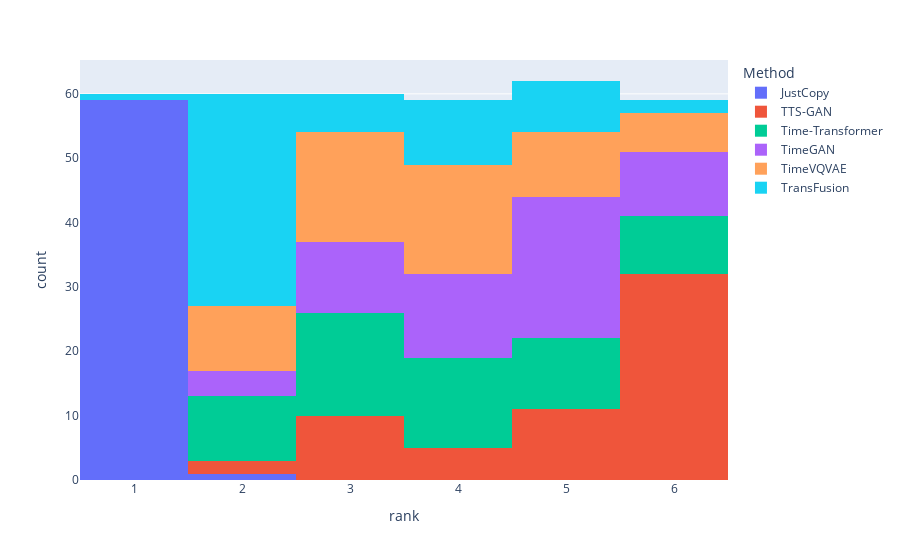

Notebook code cell kept with this figure:
### Code cell
just_ranks = df_all.unstack(level=1).rank().transpose().reset_index(drop=True)
import plotly.express as px

rank_histogram = px.histogram(just_ranks, nbins=6, labels={'value':'rank'})
rank_histogram

### Figure 1 — Plotly figure (JSON) as saved in the notebook; plotly's stock layout.template omitted (floating-point values rounded to 4 significant figures)
{"data": [{"alignmentgroup": "True", "bingroup": "x", "hovertemplate": "Method=JustCopy<br>rank=%{x}<br>count=%{y}<extra></extra>", "legendgroup": "JustCopy", "marker": {"color": "#636efa", "pattern": {"shape": ""}}, "name": "JustCopy", "nbinsx": 6, "offsetgroup": "JustCopy", "orientation": "v", "showlegend": true, "type": "histogram", "x": [1, 1, 2, 1, 1, 1, 1, 1, 1, 1, 1, 1, 1, 1, 1, 1, 1, 1, 1, 1, 1, 1, 1, 1, 1, 1, 1, 1, 1, 1, 1, 1, 1, 1, 1, 1, 1, 1, 1, 1, 1, 1, 1, 1, 1, 1, 1, 1, 1, 1, 1, 1, 1, 1, 1, 1, 1, 1, 1, 1], "xaxis": "x", "yaxis": "y"}, {"alignmentgroup": "True", "bingroup": "x", "hovertemplate": "Method=TTS-GAN<br>rank=%{x}<br>count=%{y}<extra></extra>", "legendgroup": "TTS-GAN", "marker": {"color": "#EF553B", "pattern": {"shape": ""}}, "name": "TTS-GAN", "nbinsx": 6, "offsetgroup": "TTS-GAN", "orientation": "v", "showlegend": true, "type": "histogram", "x": [3, 5, 5, 3, 6, 6, 4, 6, 6, 4, 5, 5, 6, 6, 6, 5, 6, 5, 3, 6, 5, 6, 6, 6, 3, 6, 6, 5, 6, 6, 3, 6, 6, 6, 6, 5, 6, 6, 6, 4, 6, 3, 2, 6, 3, 3, 6, 6, 2, 6, 3, 3, 6, 6, 6, 5, 5, 6, 4, 4], "xaxis": "x", "yaxis": "y"}, {"alignmentgroup": "True", "bingroup": "x", "hovertemplate": "Method=Time-Transformer<br>rank=%{x}<br>count=%{y}<extra></extra>", "legendgroup": "Time-Transformer", "marker": {"color": "#00cc96", "pattern": {"shape": ""}}, "name": "Time-Transformer", "nbinsx": 6, "offsetgroup": "Time-Transformer", "orientation": "v", "showlegend": true, "type": "histogram", "x": [6, 6, 4, 5, 3, 3, 6, 5, 4, 6, 5, 6, 5, 5, 4, 4, 3, 3, 5, 4, 4, 4, 4, 4, 6, 5, 5, 3, 3, 3, 6, 5, 5, 3, 4, 3, 4, 5, 4, 3, 4, 4, 6, 3, 2, 2, 3, 3, 6, 3, 2, 2, 3, 3, 2, 2, 2, 2, 2, 2], "xaxis": "x", "yaxis": "y"}, {"alignmentgroup": "True", "bingroup": "x", "hovertemplate": "Method=TimeGAN<br>rank=%{x}<br>count=%{y}<extra></extra>", "legendgroup": "TimeGAN", "marker": {"color": "#ab63fa", "pattern": {"shape": ""}}, "name": "TimeGAN", "nbinsx": 6, "offsetgroup": "TimeGAN", "orientation": "v", "showlegend": true, "type": "histogram", "x": [2, 3, 6, 4, 5, 5, 2, 3, 3, 3, 5, 3, 2, 4, 5, 3, 5, 6, 2, 5, 6, 3, 5, 3, 5, 3, 4, 4, 5, 5, 4, 4, 4, 4, 5, 4, 3, 4, 5, 5, 3, 5, 5, 4, 6, 6, 5, 4, 5, 4, 6, 6, 5, 5, 5, 6, 6, 5, 5, 6], "xaxis": "x", "yaxis": "y"}, {"alignmentgroup": "True", "bingroup": "x", "hovertemplate": "Method=TimeVQVAE<br>rank=%{x}<br>count=%{y}<extra></extra>", "legendgroup": "TimeVQVAE", "marker": {"color": "#FFA15A", "pattern": {"shape": ""}}, "name": "TimeVQVAE", "nbinsx": 6, "offsetgroup": "TimeVQVAE", "orientation": "v", "showlegend": true, "type": "histogram", "x": [5, 4, 3, 6, 4, 4, 5, 4, 5, 5, 3, 4, 3, 3, 3, 6, 4, 4, 4, 3, 3, 5, 3, 5, 4, 4, 3, 6, 4, 4, 2, 3, 2, 5, 3, 6, 2, 3, 2, 6, 5, 6, 4, 2, 4, 5, 2, 2, 4, 2, 4, 5, 2, 2, 4, 3, 3, 3, 3, 3], "xaxis": "x", "yaxis": "y"}, {"alignmentgroup": "True", "bingroup": "x", "hovertemplate": "Method=TransFusion<br>rank=%{x}<br>count=%{y}<extra></extra>", "legendgroup": "TransFusion", "marker": {"color": "#19d3f3", "pattern": {"shape": ""}}, "name": "TransFusion", "nbinsx": 6, "offsetgroup": "TransFusion", "orientation": "v", "showlegend": true, "type": "histogram", "x": [4, 2, 1, 2, 2, 2, 3, 2, 2, 2, 2, 2, 4, 2, 2, 2, 2, 2, 6, 2, 2, 2, 2, 2, 2, 2, 2, 2, 2, 2, 5, 2, 3, 2, 2, 2, 5, 2, 3, 2, 2, 2, 3, 5, 5, 4, 4, 5, 3, 5, 5, 4, 4, 4, 3, 4, 4, 4, 6, 5], "xaxis": "x", "yaxis": "y"}], "layout": {"barmode": "relative", "legend": {"title": {"text": "Method"}, "tracegroupgap": 0}, "margin": {"t": 60}, "xaxis": {"anchor": "y", "domain": [0, 1], "title": {"text": "rank"}}, "yaxis": {"anchor": "x", "domain": [0, 1], "title": {"text": "count"}}}}
